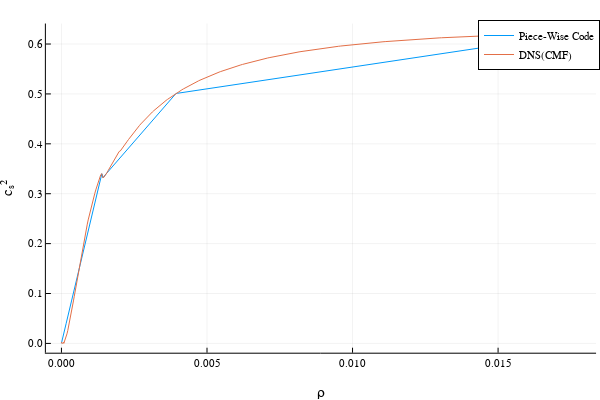

Notebook code for this chart:
### Code cell
#DNS(CMF) shown here


mₙ = 938.918713;
nb = readdlm("eos.nb DNS(CMF)", skipstart = 2);
data = readdlm("eos.thermo DNS(CMF)", skipstart = 1);
Q1 = data[:,4];
Q7 = data[:,10];
P = Q1.*nb;
ρ = (Q7 .+ 1) .* (nb .* mₙ);

dP = P[2:end] - P[1:end-1];
dρ = ρ[2:end] - ρ[1:end-1];

sound_speed = (abs.(dP ./ dρ));
geo_conv = (1.6191004251588869e-18)*(1782700000000.0002);

ρ = ρ .*geo_conv;
P = P .*geo_conv;

ρ_cut = [0, 0.00138, 0.00142, 0.00393, 0.0178]; #these are the cut off densities
indices = [argmin(abs.(ρ .- x))[1] for x in ρ_cut]; #this gives you the first number of each pair

x_interval = [0 ρ[indices[1]]];
for i = 1:size(ρ_cut,1) - 1
    x_interval = vcat(x_interval,[ρ[indices[i]] ρ[indices[i + 1]]]);
end


y_interval = [0 sound_speed[indices[1]]];
for i = 1:size(ρ_cut,1) - 1
    y_interval = vcat(y_interval,[sound_speed[indices[i]] sound_speed[indices[i + 1]]]);
end

print(size(x_interval))
print(size(y_interval))

x = ρ[1:end - 1];
y = zeros(size(x,1));
for i = 1:size(x,1) #for i = 1 to 17801
    y[i] = piece_wise_linear(x_interval, y_interval, x[i]);
end

plotlyjs()

plot(x,y, label = "Piece-Wise Code", xlabel = "ρ", ylabel = "cₛ²")
plot!(ρ[1:end - 1], sound_speed, label = "DNS(CMF)")

### Figure 1 — Plotly figure (JSON) as saved in the notebook; plotly's stock layout.template omitted (floating-point values rounded to 4 significant figures; data arrays with more than 128 entries replaced by an {"elided": "..."} marker saying what was removed)
{"data": [{"colorbar": {"title": ""}, "legendgroup": "Piece-Wise Code", "line": {"color": "rgba(0, 154, 250, 1.000)", "dash": "solid", "shape": "linear", "width": 1}, "mode": "lines", "name": "Piece-Wise Code", "showlegend": true, "type": "scatter", "x": {"elided": "1190 float values"}, "xaxis": "x", "y": {"elided": "1190 float values"}, "yaxis": "y", "zmax": null, "zmin": null}, {"colorbar": {"title": ""}, "legendgroup": "DNS(CMF)", "line": {"color": "rgba(227, 111, 71, 1.000)", "dash": "solid", "shape": "linear", "width": 1}, "mode": "lines", "name": "DNS(CMF)", "showlegend": true, "type": "scatter", "x": {"elided": "1190 float values"}, "xaxis": "x", "y": {"elided": "1190 float values"}, "yaxis": "y", "zmax": null, "zmin": null}], "layout": {"annotations": [], "height": 400, "legend": {"bgcolor": "rgba(255, 255, 255, 1.000)", "bordercolor": "rgba(0, 0, 0, 1.000)", "borderwidth": 1, "font": {"color": "rgba(0, 0, 0, 1.000)", "family": "sans-serif", "size": 11}, "title": {"font": {"color": "rgba(0, 0, 0, 1.000)", "family": "sans-serif", "size": 15}, "text": ""}, "tracegroupgap": 0, "traceorder": "normal", "x": 1, "xanchor": "auto", "y": 1, "yanchor": "auto"}, "margin": {"b": 20, "l": 0, "r": 0, "t": 20}, "paper_bgcolor": "rgba(255, 255, 255, 1.000)", "plot_bgcolor": "rgba(255, 255, 255, 1.000)", "showlegend": true, "width": 600, "xaxis": {"anchor": "y", "domain": [0.07647, 0.9934], "gridcolor": "rgba(0, 0, 0, 0.100)", "gridwidth": 0.5, "linecolor": "rgba(0, 0, 0, 1.000)", "mirror": false, "range": [-0.0005349, 0.01837], "showgrid": true, "showline": true, "showticklabels": true, "tickangle": 0, "tickcolor": "rgb(0, 0, 0)", "tickfont": {"color": "rgba(0, 0, 0, 1.000)", "family": "sans-serif", "size": 11}, "tickmode": "array", "ticks": "inside", "ticktext": ["0.000", "0.005", "0.010", "0.015"], "tickvals": [0, 0.005, 0.01, 0.015], "title": "ρ", "titlefont": {"color": "rgba(0, 0, 0, 1.000)", "family": "sans-serif", "size": 15}, "type": "-", "visible": true, "zeroline": false, "zerolinecolor": "rgba(0, 0, 0, 1.000)"}, "yaxis": {"anchor": "x", "domain": [0.07581, 0.9902], "gridcolor": "rgba(0, 0, 0, 0.100)", "gridwidth": 0.5, "linecolor": "rgba(0, 0, 0, 1.000)", "mirror": false, "range": [-0.01863, 0.641], "showgrid": true, "showline": true, "showticklabels": true, "tickangle": 0, "tickcolor": "rgb(0, 0, 0)", "tickfont": {"color": "rgba(0, 0, 0, 1.000)", "family": "sans-serif", "size": 11}, "tickmode": "array", "ticks": "inside", "ticktext": ["0.0", "0.1", "0.2", "0.3", "0.4", "0.5", "0.6"], "tickvals": [0, 0.1, 0.2, 0.3, 0.4, 0.5, 0.6], "title": "cₛ²", "titlefont": {"color": "rgba(0, 0, 0, 1.000)", "family": "sans-serif", "size": 15}, "type": "-", "visible": true, "zeroline": false, "zerolinecolor": "rgba(0, 0, 0, 1.000)"}}}
